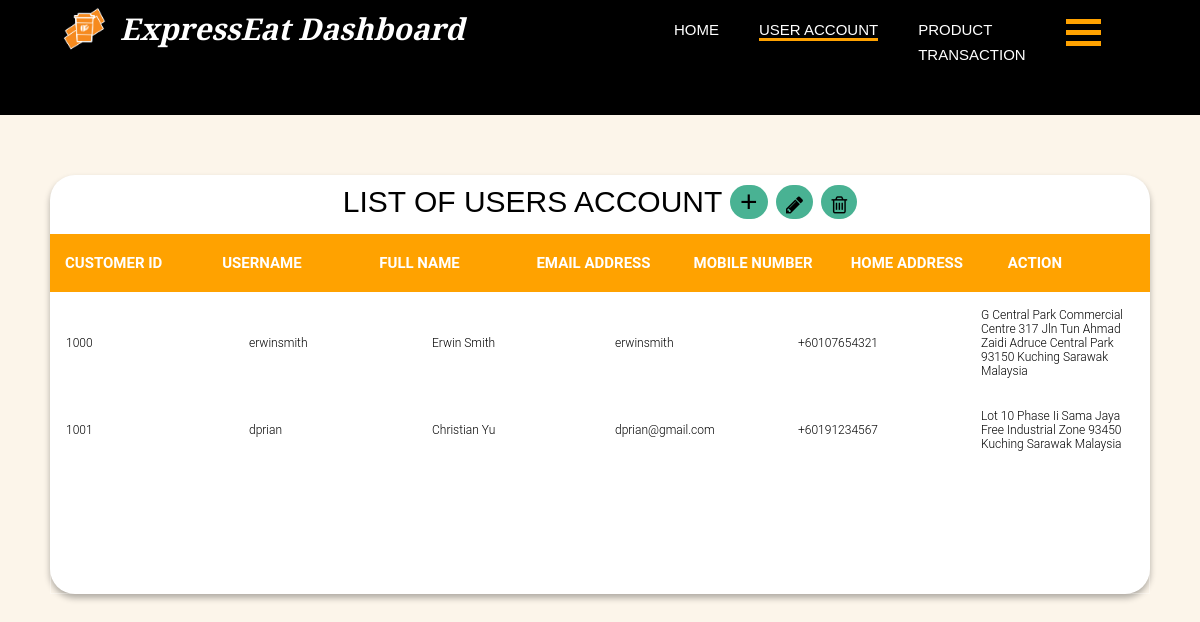
The app's page /dashboard/userAccount.php with its own data.
### tables this page shows
CREATE TABLE `customer` (
  `ID` int(10) NOT NULL,
  `Username` varchar(255) NOT NULL,
  `Email` varchar(255) NOT NULL,
  `Password` varchar(25) NOT NULL,
  `FirstName` varchar(255) NOT NULL,
  `LastName` varchar(255) NOT NULL,
  `Gender` varchar(255) NOT NULL,
  `Phone` int(11) NOT NULL,
  `Address1` varchar(255) NOT NULL,
  `Address2` varchar(255) NOT NULL,
  `City` varchar(255) NOT NULL,
  `State` varchar(255) NOT NULL,
  `Country` varchar(255) NOT NULL,
  `PostalCode` int(10) NOT NULL
);

### dashboard/customerList.php (the view, shortened to what this page needs)
<?php
include "dbConnection.php";
$SQLstring = "SELECT * FROM Customer";
if($result = mysqli_query($conn, $SQLstring)){
    if(mysqli_num_rows($result) > 0){
      echo "<table cellpadding='0' cellspacing='0' border='0'>\n";
        while($row = mysqli_fetch_array($result)){
            echo "<tbody>";
                echo "<tr>";
                    echo "<td>" . $row['ID'] . "</td>";
                    echo "<td>" . $row['Username'] . "</td>";
                    echo "<td>" . $row['FirstName']. " ". $row['LastName'] . "</td>";
                    echo "<td>" . $row['Email']. "</td>";
                    echo "<td>". "+60" . $row['Phone']. "</td>";
                    echo "<td>" . $row['Address1']. " ". $row['Address2'] . " ". $row['PostalCode'] ." ". $row['City'] ." ". $row['State'] ." ". $row['Country'] ."</td>";
                echo "</tr>";
            echo "</tbody>";
        }
      echo "</table>";
    } else{
        echo "No records matching your query were found.";
    }
} else{
    echo "ERROR: Could not able to execute $SQLstring. " . mysqli_error($conn);
}
?>

### style/style.css (style rules this page uses)
:root { --black: #3a3a3a; --white: #fff; --green: #49b293; --black: #000000; --light-black: #24190b; --dark-grey: #504545; --white-brown: #Fcf5ea; --yellow: #ffa200; --brown: #b47a36; }
html { scroll-behavior: smooth; }
body { font: 15px Segoe UI, Helvetica, sans-serif; padding: 0; margin: 0; background-color: #fcf5ea; font-family: 'Playfair Display', sans-serif; }
.table-1 table { width:100%; table-layout: fixed; }
.table-1 td { padding: 15px; text-align: left; vertical-align:middle; font-weight: 300; font-size: 12px; color: black; border-bottom: solid 1px rgba(255,255,255,0.1); }
* { margin: 0; padding: 0; }

### records on screen
customer: ID "1000", Username "erwinsmith", FirstName "Erwin", LastName "Smith", Email "erwinsmith", Phone "107654321", Address1 "G Central Park Commercial Centre 317 Jln Tun Ahmad Zaidi Adruce Central Park", PostalCode "93150", City "Kuching", State "Sarawak", Country "Malaysia"
customer: ID "1001", Username "dprian", FirstName "Christian", LastName "Yu", Email "dprian@gmail.com", Phone "191234567", Address1 "Lot 10 Phase Ii Sama Jaya Free Industrial Zone", PostalCode "93450", City "Kuching", State "Sarawak", Country "Malaysia"
